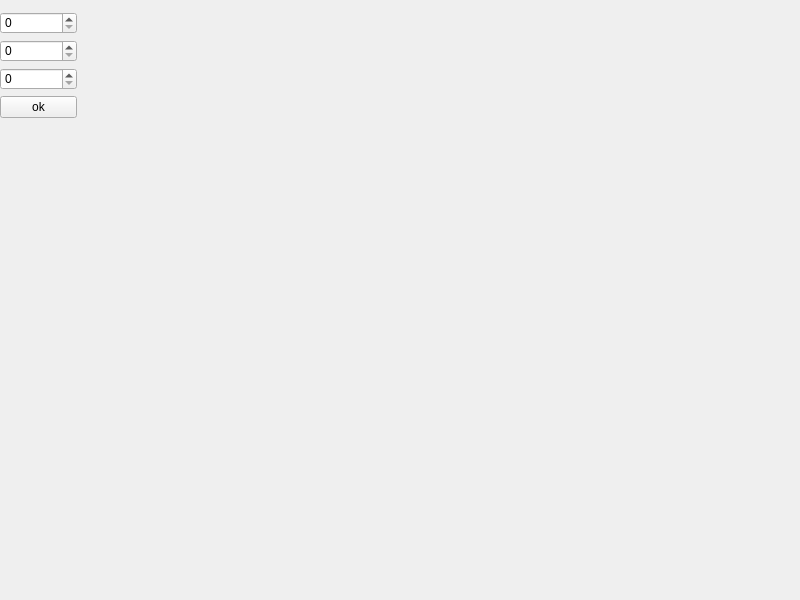
<?xml version="1.0" encoding="UTF-8"?>
<ui version="4.0">
 <class>Widget</class>
 <widget class="QWidget" name="Widget">
  <property name="geometry">
   <rect>
    <x>0</x>
    <y>0</y>
    <width>800</width>
    <height>600</height>
   </rect>
  </property>
  <property name="windowTitle">
   <string>Widget</string>
  </property>
  <widget class="QWidget" name="">
   <property name="geometry">
    <rect>
     <x>0</x>
     <y>12</y>
     <width>77</width>
     <height>106</height>
    </rect>
   </property>
   <layout class="QVBoxLayout" name="verticalLayout">
    <item>
     <widget class="QSpinBox" name="spinBox_x">
      <property name="maximum">
       <number>360</number>
      </property>
      <property name="singleStep">
       <number>10</number>
      </property>
     </widget>
    </item>
    <item>
     <widget class="QSpinBox" name="spinBox_y">
      <property name="maximum">
       <number>360</number>
      </property>
      <property name="singleStep">
       <number>10</number>
      </property>
     </widget>
    </item>
    <item>
     <widget class="QSpinBox" name="spinBox_z">
      <property name="maximum">
       <number>360</number>
      </property>
      <property name="singleStep">
       <number>10</number>
      </property>
     </widget>
    </item>
    <item>
     <widget class="QPushButton" name="pushButton">
      <property name="text">
       <string>ok</string>
      </property>
     </widget>
    </item>
   </layout>
  </widget>
 </widget>
 <resources/>
 <connections/>
</ui>
